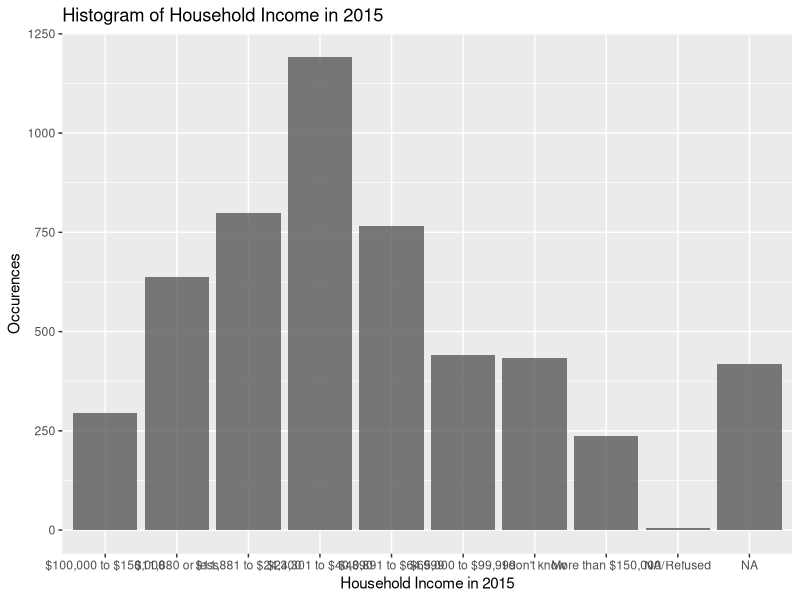

Write R code to recreate this figure.
library(ggplot2)
library(dplyr)
library(stringr)

respondent_info_df1 <- read.csv("Seattle_Votes_Survey_Data_from_5_224_immigrant_and_refugee_residents_of_Seattle_King_County.csv", header=T, na.strings=c(""," ","NA"))


# Count the number of unique values in the Q24 column
unique_income_brackets <- respondent_info_df1 %>% count(Q24..What.was.your.total.combined.household.income.in.2015.before.taxes., name = "count")

# Create the histogram
ggplot(unique_income_brackets, aes(x = Q24..What.was.your.total.combined.household.income.in.2015.before.taxes., y = count)) +
  geom_histogram(stat = "identity", alpha = 0.8) +
  labs(title = "Histogram of Household Income in 2015",
       x = "Household Income in 2015",
       y = "Occurences") + scale_fill_brewer(palette = "Blues") 

